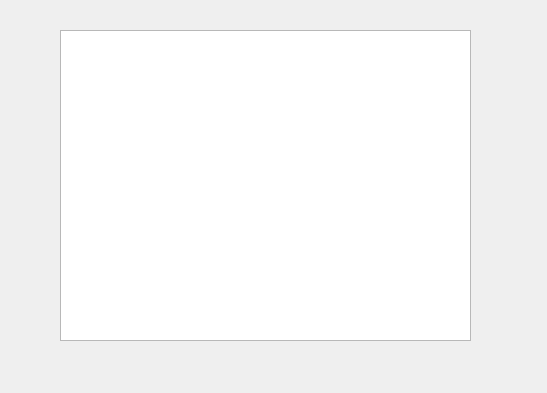
<?xml version="1.0" encoding="UTF-8"?>
<ui version="4.0">
 <class>QRGenerateWindow</class>
 <widget class="QWidget" name="QRGenerateWindow">
  <property name="geometry">
   <rect>
    <x>0</x>
    <y>0</y>
    <width>547</width>
    <height>393</height>
   </rect>
  </property>
  <property name="windowTitle">
   <string>Form</string>
  </property>
  <widget class="QTableView" name="tableView">
   <property name="geometry">
    <rect>
     <x>60</x>
     <y>30</y>
     <width>411</width>
     <height>311</height>
    </rect>
   </property>
  </widget>
  <widget class="QLabel" name="qrCodeLabel">
   <property name="geometry">
    <rect>
     <x>70</x>
     <y>40</y>
     <width>381</width>
     <height>291</height>
    </rect>
   </property>
   <property name="text">
    <string/>
   </property>
  </widget>
 </widget>
 <resources/>
 <connections/>
</ui>
